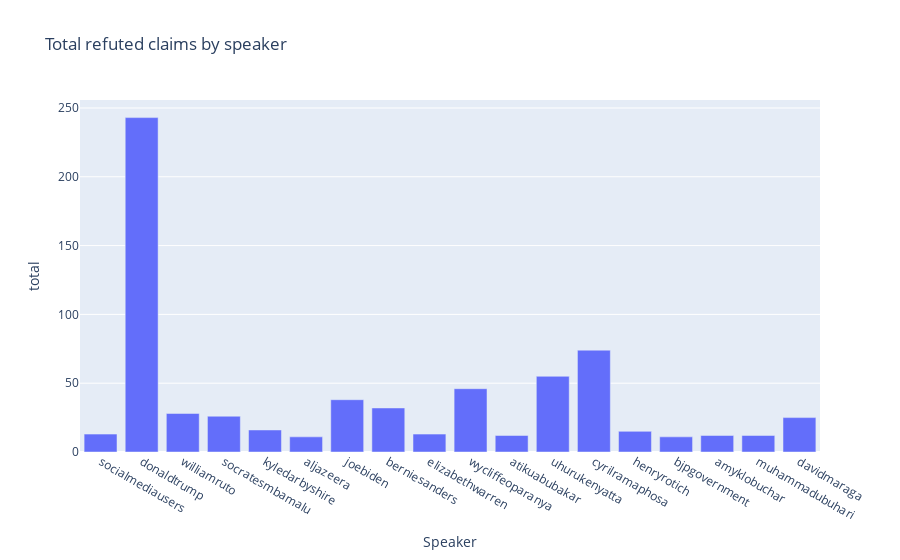

The code cell stored with this chart in its notebook:
### Markdown cell above
From only the percentage of refuted claims it looks like social media users is the most unreliable category. We provided also a chart of the total number of refuted claims below from which Donald Trump appears as the most unreliable source of informations

### Code cell
fig = px.bar(refuted_by_speaker, x='speaker', y='total', title='Total refuted claims by speaker', labels={'speaker': 'Speaker', 'percentage': 'Percentage of refuted claims'})
fig.show()

### Figure 1 — Plotly figure (JSON) as saved in the notebook; plotly's stock layout.template omitted (floating-point values rounded to 4 significant figures)
{"data": [{"alignmentgroup": "True", "hovertemplate": "Speaker=%{x}<br>total=%{y}<extra></extra>", "legendgroup": "", "marker": {"color": "#636efa", "pattern": {"shape": ""}}, "name": "", "offsetgroup": "", "orientation": "v", "showlegend": false, "textposition": "auto", "type": "bar", "x": ["socialmediausers", "donaldtrump", "williamruto", "socratesmbamalu", "kyledarbyshire", "aljazeera", "joebiden", "berniesanders", "elizabethwarren", "wycliffeoparanya", "atikuabubakar", "uhurukenyatta", "cyrilramaphosa", "henryrotich", "bjpgovernment", "amyklobuchar", "muhammadubuhari", "davidmaraga"], "xaxis": "x", "y": [13, 243, 28, 26, 16, 11, 38, 32, 13, 46, 12, 55, 74, 15, 11, 12, 12, 25], "yaxis": "y"}], "layout": {"barmode": "relative", "legend": {"tracegroupgap": 0}, "title": {"text": "Total refuted claims by speaker"}, "xaxis": {"anchor": "y", "domain": [0, 1], "title": {"text": "Speaker"}}, "yaxis": {"anchor": "x", "domain": [0, 1], "title": {"text": "total"}}}}
